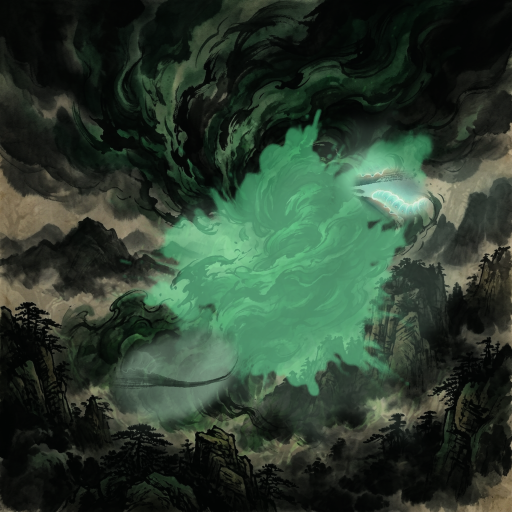
#> input picture assets/art/cards/anu_jishigu.png, 1024 x 1024 px (shown at 1/2 size); its folder holds only this picture in this run
$ python downscale_art.py
#> lines starting #> are read from the running program, lines starting #| are printed output that depends on the picture
"""一次性美術降採樣：把過大的卡牌/敵人圖降到遊戲實際需要的尺寸。
卡牌 -> 最長邊 512、敵人 -> 最長邊 768。保留 alpha 與長寬比，只縮不放。
原圖留在 git 歷史可還原。用法：python tools/downscale_art.py
"""
import glob
import os
from PIL import Image

# 目標最長邊（依各類別遊戲內實際顯示尺寸定，皆遠大於顯示、肉眼無損）：
#   卡牌 顯示 ~140-360 / 敵人 ~290 / 特效 render ~130-390(+縮放) / 藥水 ~48 / 遺物 icon
# 不動：背景(全螢幕)、肖像(選角全身)、事件插圖(全螢幕背景 1280×720)
TARGETS = [
    ("assets/art/cards", 512),
    ("assets/art/enemies", 768),
    ("assets/art/effects", 768),
    ("assets/art/potions", 256),
    ("assets/art/relics", 256),
]

def main() -> None:
    total_before = 0
    total_after = 0
    n = 0
    for folder, target in TARGETS:
        for path in sorted(glob.glob(os.path.join(folder, "*.png"))):
            before = os.path.getsize(path)
            with Image.open(path) as im:
#> im is the input picture: PIL image 1024x1024 RGB; mean R, G, B 44, 61.3, 46.8
                im = im.convert("RGBA")
#> im: PIL image 1024x1024 RGBA
                w, h = im.size
#> w = 1024; h = 1024
                longest = max(w, h)
#> longest = 1024
                if longest <= target:
                    continue
                scale = target / float(longest)
#> scale = 0.5
                nw, nh = max(1, round(w * scale)), max(1, round(h * scale))
#> nw = 512; nh = 512
                out = im.resize((nw, nh), Image.LANCZOS)
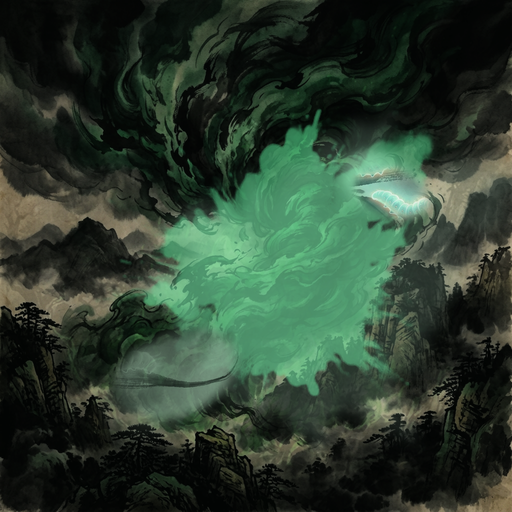
#> out: PIL image 512x512 RGBA; mean R, G, B, A 44, 61.3, 46.8, 255
            out.save(path, "PNG", optimize=True)
            after = os.path.getsize(path)
            total_before += before
            total_after += after
            n += 1
            print(f"  {w}x{h}->{nw}x{nh}  {before/1048576:.1f}->{after/1048576:.1f}MB  {os.path.basename(path)}")
#|   1024x1024->512x512  1.3->0.4MB  anu_jishigu.png
    print(f"\n降採樣 {n} 個檔：{total_before/1048576:.0f} MB -> {total_after/1048576:.0f} MB（省 {(total_before-total_after)/1048576:.0f} MB）")

if __name__ == "__main__":
    main()
